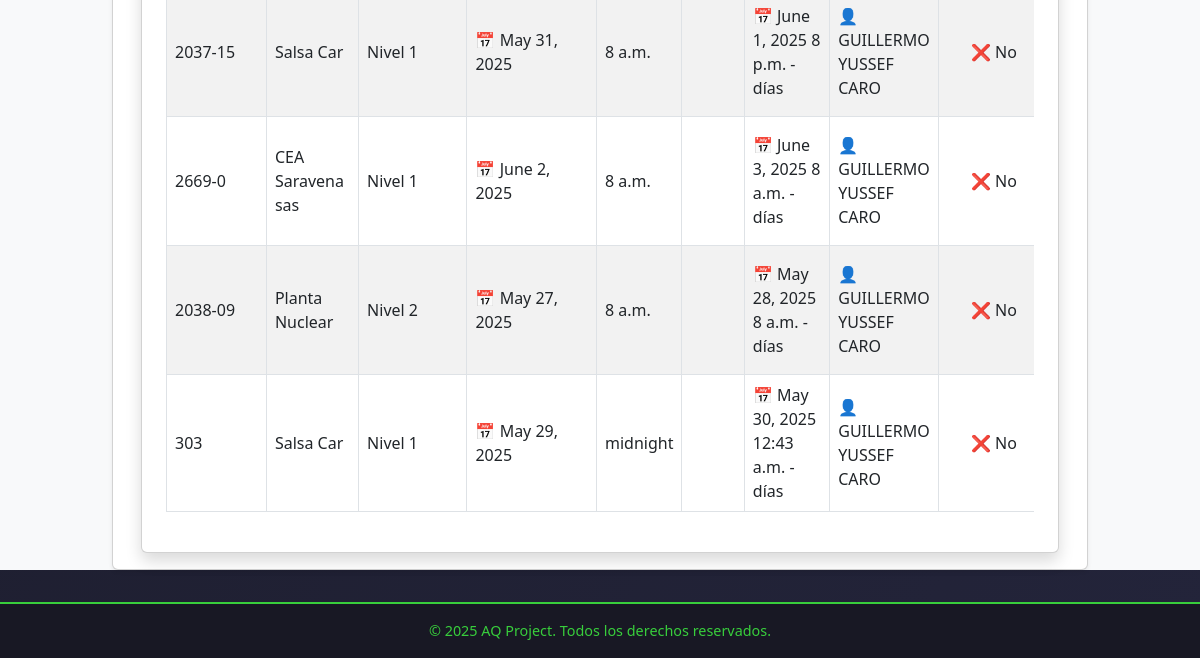
Page /programacion/programaciones/ (signed in, lower part) on the earlier database version.
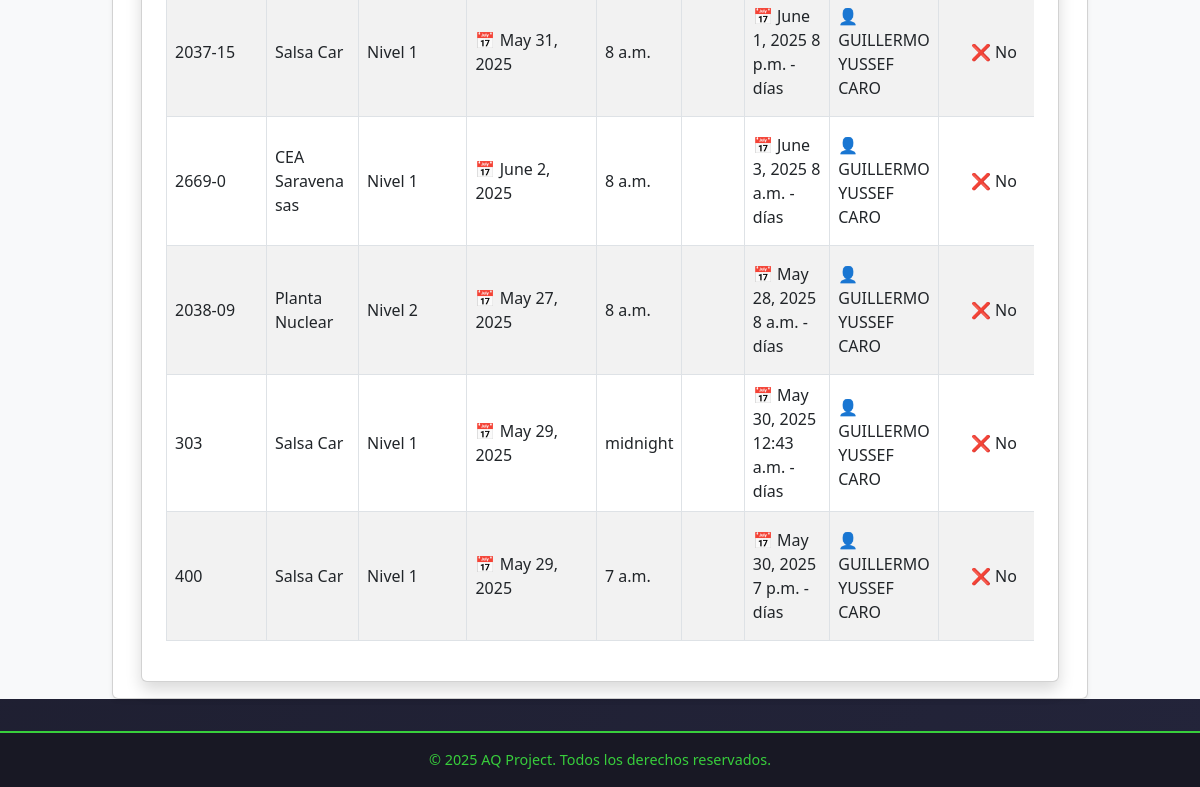
Same page on the later database version.
### programacion/models.py (models this page shows, shortened)
class ProgramacionAuditoria(models.Model):
    cotizacion = models.ForeignKey('cotizaciones.Cotizacion', on_delete=models.CASCADE)
    nivel_auditoria = models.ForeignKey(NivelAuditoriaCEA, on_delete=models.SET_NULL, null=True, blank=True)
    fecha_programacion_etapa1 = models.DateField(null=True, blank=True)
    hora_etapa1 = models.TimeField(default='00:00')
    auditores = models.ForeignKey(Auditor, on_delete=models.SET_NULL, null=True, blank=True)
    iaf_md4_confirmado = models.BooleanField(default=False)
    estado = models.CharField(max_length=20, choices=(
        ('Pendiente', 'Pendiente'),
        ('En Curso', 'En Curso'),
        ('Finalizada', 'Finalizada'),
        ('Cancelada', 'Cancelada'),
    ), default='Pendiente')  # Valor predeterminado para "estado"

class NivelAuditoriaCEA(models.Model):
    nivel = models.CharField(max_length=200, unique=True)
    dias_etapa1 = models.FloatField(default=0.5)
    dias_etapa2 = models.FloatField(default=1.0)
    def __str__(self):
        return self.nivel

class FechaEtapa2(models.Model):
    programacion = models.ForeignKey(ProgramacionAuditoria, on_delete=models.CASCADE, related_name='fechas_etapa2')
    fecha = models.DateField()
    hora = models.TimeField(default='00:00')  # Valor predeterminado para la hora

class Auditor(models.Model):
    user = models.OneToOneField(User, on_delete=models.CASCADE)
    cedula = models.CharField(max_length=30, unique=True)
    cargo = models.CharField(max_length=50)
    telefono = models.CharField(max_length=20)
    iaf_md4_confirmado = models.BooleanField(default=False)

### cotizaciones/models.py (models this page shows, shortened)
class Cotizacion(models.Model):
    solicitud = models.ForeignKey(Solicitud, on_delete=models.CASCADE, related_name="cotizaciones")
    numero_servicio = models.CharField(max_length=100, unique=True)
    fecha_cotizacion = models.DateField(null=True, blank=True)
    tipo_servicio = models.ManyToManyField("TipoServicio")
    dias_auditoria_etapa_1 = models.DecimalField(max_digits=3, decimal_places=1, null=True, blank=True)
    dias_auditoria_etapa_2 = models.DecimalField(max_digits=3, decimal_places=1, null=True, blank=True)
    precio_neto = models.DecimalField(max_digits=10, decimal_places=2, help_text="Valor sin IVA")
    precio_iva = models.DecimalField(max_digits=10, decimal_places=2, default=Decimal("0.00"), help_text="IVA (19%)")
    precio_total = models.DecimalField(max_digits=10, decimal_places=2, default=Decimal("0.00"), help_text="Total con IVA")
    ESTADO_CHOICES = [
        ('Pendiente', 'Pendiente'),
        ('Aprobada', 'Aprobada'),
        ('Rechazada', 'Rechazada'),
        ('Programada', 'Programada'),
    ]
    estado = models.CharField(max_length=20, choices=ESTADO_CHOICES, default='Pendiente')

### solicitudes/models.py (models this page shows, shortened)
class Solicitud(models.Model):
    cliente = models.ForeignKey(Cliente, on_delete=models.CASCADE, related_name="solicitudes_solicitudes")  # Relación con el modelo Cliente
    fecha_solicitud = models.DateField(default=date.today)  # Fecha en que se crea la solicitud
    estado = models.CharField(
        max_length=20,
        choices=[
            ('Pendiente', 'Pendiente'),
            ('Aprobada', 'Aprobada'),
            ('Rechazada', 'Rechazada')
        ],
        default='Pendiente'
    )  # Estado de la solicitud

class Cliente(models.Model):
    nit = models.CharField(max_length=20, unique=True)  # Nit único
    nombre_propietario = models.CharField(max_length=100)
    nombre_establecimiento = models.CharField(max_length=100)
    representante_legal = models.CharField(max_length=100)
    cedula_ciudadania = models.CharField(max_length=20)
    ciudad = models.CharField(max_length=100)
    departamento = models.CharField(max_length=100)
    direccion = models.CharField(max_length=200)
    representante_organismo = models.CharField(max_length=100)
    cargo = models.CharField(max_length=50)
    telefono_fijo = models.CharField(max_length=20, blank=True, null=True)
    telefono_celular = models.CharField(max_length=20)
    correo_electronico = models.EmailField()
    nivel_cea = models.CharField(max_length=50, choices=NIVELES_CEA)
    cantidad_vehiculos = models.IntegerField(null=True, blank=True)
    cantidad_instructores = models.IntegerField(null=True, blank=True)
    categorias_certificar = models.ManyToManyField(Categoria, blank=True)
    certificado_conformidad = models.CharField(max_length=2, choices=CERTIFICADO_CONFORMIDAD_CHOICES, default="No")
    nombre_ente_certificador = models.CharField(max_length=100, blank=True, null=True)  # Se llena si es "Sí"
    fecha_solicitud = models.DateField(null=True, blank=True)  # Se establece solo cuando se envía la solicitud
    observaciones = models.TextField(blank=True, null=True)

### programacion/views.py (the view)
# urls.py: path("programaciones/", views.listado_programaciones, name="listado_programaciones"),
@login_required
def listado_programaciones(request):
    programaciones = ProgramacionAuditoria.objects.select_related("cotizacion__solicitud__cliente").all()
    grupos_usuario = request.user.groups.values_list("name", flat=True)
    contexto = {
        "programaciones": programaciones,
        "pertenece_comercial": "Comercial" in grupos_usuario,
        "pertenece_programacion": "Programación" in grupos_usuario,  # Asegúrate de que el nombre del grupo es correcto
    }
    return render(request, "programacion/listado_programaciones.html", contexto)

### programacion/templates/programacion/listado_programaciones.html (shortened to what this page needs)
{% extends 'layouts/base.html' %}
{% block content %}
<link rel="stylesheet" href="https://cdn.jsdelivr.net/npm/bootstrap@5.3.0/dist/css/bootstrap.min.css">
<div class="container mt-5">
    <div class="card shadow p-4">
        <div class="table-responsive">
            <table class="table table-striped table-bordered align-middle">
                <tbody>
                    {% for programacion in programaciones %}
                        <tr>
                            <td>{{ programacion.cotizacion.numero_servicio }}</td>
                            <td>{{ programacion.cotizacion.solicitud.cliente.nombre_establecimiento }}</td>
                            <td>{{ programacion.nivel_auditoria }}</td>
                            <td>📅 {{ programacion.fecha_programacion_etapa1 }}</td>
                            <td>{{ programacion.hora_etapa1 }}</td>
                            <td>{{ programacion.dias_etapa1 }}</td>
                            <td>
                                <ul class="list-unstyled mb-0">
                                    {% for fecha_etapa2 in programacion.fechas_etapa2.all %}
                                        <li>📅 {{ fecha_etapa2.fecha }} {{ fecha_etapa2.hora }} - {{ fecha_etapa2.dias_auditoria }} días</li>
                                    {% empty %}
                                        <li class="text-muted">No asignadas</li>
                                    {% endfor %}
                                </ul>
                            </td>
                            <td>
                                {% if programacion.auditores %}
                                    👤 {{ programacion.auditores.user.get_full_name|default:programacion.auditores.user.username }}
                                {% else %}
                                    <span class="text-muted">Sin asignar</span>
                                {% endif %}
                            </td>
                            <td class="text-center">
                                {% if programacion.iaf_md4_confirmado %}
                                    ✅ Sí
                                {% else %}
                                    ❌ No
                                {% endif %}
                            </td>
                        </tr>
                    {% endfor %}
                </tbody>
            </table>
        </div>
    </div>
</div>
{% endblock %}

### myapp/templates/layouts/base.html (shortened to what this page needs)
{% load static %}
<!doctype html>
<html lang="es">
<head>
    <link rel="stylesheet" href="https://cdn.jsdelivr.net/npm/bootstrap@5.3.3/dist/css/bootstrap.min.css">
    <link rel="stylesheet" href="https://cdn.jsdelivr.net/npm/bootstrap-icons@1.10.5/font/bootstrap-icons.css">
</head>
<body>
<main class="container-fluid" style="background-color: #f8f9fa; min-height: 100vh;">
    <div class="row justify-content-center">
        <div class="col-lg-10 mt-4">
            <div class="card shadow-sm">
                <div class="card-body">
                    {% block content %}
                    {% endblock %}
                </div>
            </div>
        </div>
    </div>
</main>
<footer>
    &copy; {{ year|default:2025 }} AQ Project. Todos los derechos reservados.
</footer>
</body>
</html>

### myapp/templates/layouts/base.html (style rules this page uses)
body { background: linear-gradient(120deg, #181824 0%, #23243a 100%); }
.card { border-left: 5px solid #38ce3c; border-radius: 10px; }
footer { background-color: #181824; color: #38ce3c; padding: 1rem 0; text-align: center; font-size: 0.9rem; border-top: 2px solid #38ce3c; margin-top: 2rem; }

Differences in the rows shown:
added ProgramacionAuditoria: cotizacion.numero_servicio "400", cotizacion.solicitud.cliente.nombre_establecimiento "Salsa Car", nivel_auditoria "Nivel 1", fecha_programacion_etapa1 "May 29, 2025", hora_etapa1 "7 a.m.", auditores.user.get_full_name "GUILLERMO YUSSEF CARO", iaf_md4_confirmado "❌ No"
added FechaEtapa2: fecha "May 30, 2025", hora "7 p.m.", shown under "400"
